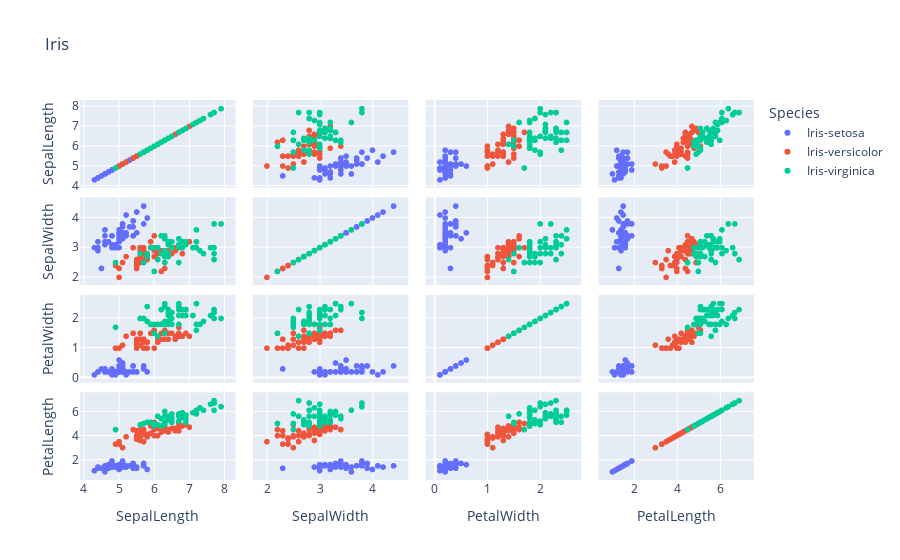

Write notebook code for a chart like this one.
### Code cell
px.scatter_matrix(df,color='Species',title='Iris',dimensions=['SepalLength','SepalWidth','PetalWidth','PetalLength'])

### Figure 1 — Plotly figure (JSON) as saved in the notebook; plotly's stock layout.template omitted (floating-point values rounded to 4 significant figures)
{"data": [{"dimensions": [{"axis": {"matches": true}, "label": "SepalLength", "values": [5.1, 4.9, 4.7, 4.6, 5, 5.4, 4.6, 5, 4.4, 4.9, 5.4, 4.8, 4.8, 4.3, 5.8, 5.7, 5.4, 5.1, 5.7, 5.1, 5.4, 5.1, 4.6, 5.1, 4.8, 5, 5, 5.2, 5.2, 4.7, 4.8, 5.4, 5.2, 5.5, 5, 5.5, 4.4, 5.1, 5, 4.5, 4.4, 5, 5.1, 4.8, 5.1, 4.6, 5.3, 5]}, {"axis": {"matches": true}, "label": "SepalWidth", "values": [3.5, 3, 3.2, 3.1, 3.6, 3.9, 3.4, 3.4, 2.9, 3.1, 3.7, 3.4, 3, 3, 4, 4.4, 3.9, 3.5, 3.8, 3.8, 3.4, 3.7, 3.6, 3.3, 3.4, 3, 3.4, 3.5, 3.4, 3.2, 3.1, 3.4, 4.1, 4.2, 3.2, 3.5, 3, 3.4, 3.5, 2.3, 3.2, 3.5, 3.8, 3, 3.8, 3.2, 3.7, 3.3]}, {"axis": {"matches": true}, "label": "PetalWidth", "values": [0.2, 0.2, 0.2, 0.2, 0.2, 0.4, 0.3, 0.2, 0.2, 0.1, 0.2, 0.2, 0.1, 0.1, 0.2, 0.4, 0.4, 0.3, 0.3, 0.3, 0.2, 0.4, 0.2, 0.5, 0.2, 0.2, 0.4, 0.2, 0.2, 0.2, 0.2, 0.4, 0.1, 0.2, 0.2, 0.2, 0.2, 0.2, 0.3, 0.3, 0.2, 0.6, 0.4, 0.3, 0.2, 0.2, 0.2, 0.2]}, {"axis": {"matches": true}, "label": "PetalLength", "values": [1.4, 1.4, 1.3, 1.5, 1.4, 1.7, 1.4, 1.5, 1.4, 1.5, 1.5, 1.6, 1.4, 1.1, 1.2, 1.5, 1.3, 1.4, 1.7, 1.5, 1.7, 1.5, 1, 1.7, 1.9, 1.6, 1.6, 1.5, 1.4, 1.6, 1.6, 1.5, 1.5, 1.4, 1.2, 1.3, 1.3, 1.5, 1.3, 1.3, 1.3, 1.6, 1.9, 1.4, 1.6, 1.4, 1.5, 1.4]}], "hovertemplate": "Species=Iris-setosa<br>%{xaxis.title.text}=%{x}<br>%{yaxis.title.text}=%{y}<extra></extra>", "legendgroup": "Iris-setosa", "marker": {"color": "#636efa", "symbol": "circle"}, "name": "Iris-setosa", "showlegend": true, "type": "splom"}, {"dimensions": [{"axis": {"matches": true}, "label": "SepalLength", "values": [7, 6.4, 6.9, 5.5, 6.5, 5.7, 6.3, 4.9, 6.6, 5.2, 5, 5.9, 6, 6.1, 5.6, 6.7, 5.6, 5.8, 6.2, 5.6, 5.9, 6.1, 6.3, 6.1, 6.4, 6.6, 6.8, 6.7, 6, 5.7, 5.5, 5.5, 5.8, 6, 5.4, 6, 6.7, 6.3, 5.6, 5.5, 5.5, 6.1, 5.8, 5, 5.6, 5.7, 5.7, 6.2, 5.1, 5.7]}, {"axis": {"matches": true}, "label": "SepalWidth", "values": [3.2, 3.2, 3.1, 2.3, 2.8, 2.8, 3.3, 2.4, 2.9, 2.7, 2, 3, 2.2, 2.9, 2.9, 3.1, 3, 2.7, 2.2, 2.5, 3.2, 2.8, 2.5, 2.8, 2.9, 3, 2.8, 3, 2.9, 2.6, 2.4, 2.4, 2.7, 2.7, 3, 3.4, 3.1, 2.3, 3, 2.5, 2.6, 3, 2.6, 2.3, 2.7, 3, 2.9, 2.9, 2.5, 2.8]}, {"axis": {"matches": true}, "label": "PetalWidth", "values": [1.4, 1.5, 1.5, 1.3, 1.5, 1.3, 1.6, 1, 1.3, 1.4, 1, 1.5, 1, 1.4, 1.3, 1.4, 1.5, 1, 1.5, 1.1, 1.8, 1.3, 1.5, 1.2, 1.3, 1.4, 1.4, 1.7, 1.5, 1, 1.1, 1, 1.2, 1.6, 1.5, 1.6, 1.5, 1.3, 1.3, 1.3, 1.2, 1.4, 1.2, 1, 1.3, 1.2, 1.3, 1.3, 1.1, 1.3]}, {"axis": {"matches": true}, "label": "PetalLength", "values": [4.7, 4.5, 4.9, 4, 4.6, 4.5, 4.7, 3.3, 4.6, 3.9, 3.5, 4.2, 4, 4.7, 3.6, 4.4, 4.5, 4.1, 4.5, 3.9, 4.8, 4, 4.9, 4.7, 4.3, 4.4, 4.8, 5, 4.5, 3.5, 3.8, 3.7, 3.9, 5.1, 4.5, 4.5, 4.7, 4.4, 4.1, 4, 4.4, 4.6, 4, 3.3, 4.2, 4.2, 4.2, 4.3, 3, 4.1]}], "hovertemplate": "Species=Iris-versicolor<br>%{xaxis.title.text}=%{x}<br>%{yaxis.title.text}=%{y}<extra></extra>", "legendgroup": "Iris-versicolor", "marker": {"color": "#EF553B", "symbol": "circle"}, "name": "Iris-versicolor", "showlegend": true, "type": "splom"}, {"dimensions": [{"axis": {"matches": true}, "label": "SepalLength", "values": [6.3, 5.8, 7.1, 6.3, 6.5, 7.6, 4.9, 7.3, 6.7, 7.2, 6.5, 6.4, 6.8, 5.7, 5.8, 6.4, 6.5, 7.7, 7.7, 6, 6.9, 5.6, 7.7, 6.3, 6.7, 7.2, 6.2, 6.1, 6.4, 7.2, 7.4, 7.9, 6.4, 6.3, 6.1, 7.7, 6.3, 6.4, 6, 6.9, 6.7, 6.9, 6.8, 6.7, 6.7, 6.3, 6.5, 6.2, 5.9]}, {"axis": {"matches": true}, "label": "SepalWidth", "values": [3.3, 2.7, 3, 2.9, 3, 3, 2.5, 2.9, 2.5, 3.6, 3.2, 2.7, 3, 2.5, 2.8, 3.2, 3, 3.8, 2.6, 2.2, 3.2, 2.8, 2.8, 2.7, 3.3, 3.2, 2.8, 3, 2.8, 3, 2.8, 3.8, 2.8, 2.8, 2.6, 3, 3.4, 3.1, 3, 3.1, 3.1, 3.1, 3.2, 3.3, 3, 2.5, 3, 3.4, 3]}, {"axis": {"matches": true}, "label": "PetalWidth", "values": [2.5, 1.9, 2.1, 1.8, 2.2, 2.1, 1.7, 1.8, 1.8, 2.5, 2, 1.9, 2.1, 2, 2.4, 2.3, 1.8, 2.2, 2.3, 1.5, 2.3, 2, 2, 1.8, 2.1, 1.8, 1.8, 1.8, 2.1, 1.6, 1.9, 2, 2.2, 1.5, 1.4, 2.3, 2.4, 1.8, 1.8, 2.1, 2.4, 2.3, 2.3, 2.5, 2.3, 1.9, 2, 2.3, 1.8]}, {"axis": {"matches": true}, "label": "PetalLength", "values": [6, 5.1, 5.9, 5.6, 5.8, 6.6, 4.5, 6.3, 5.8, 6.1, 5.1, 5.3, 5.5, 5, 5.1, 5.3, 5.5, 6.7, 6.9, 5, 5.7, 4.9, 6.7, 4.9, 5.7, 6, 4.8, 4.9, 5.6, 5.8, 6.1, 6.4, 5.6, 5.1, 5.6, 6.1, 5.6, 5.5, 4.8, 5.4, 5.6, 5.1, 5.9, 5.7, 5.2, 5, 5.2, 5.4, 5.1]}], "hovertemplate": "Species=Iris-virginica<br>%{xaxis.title.text}=%{x}<br>%{yaxis.title.text}=%{y}<extra></extra>", "legendgroup": "Iris-virginica", "marker": {"color": "#00cc96", "symbol": "circle"}, "name": "Iris-virginica", "showlegend": true, "type": "splom"}], "layout": {"dragmode": "select", "legend": {"title": {"text": "Species"}, "tracegroupgap": 0}, "title": {"text": "Iris"}}}
